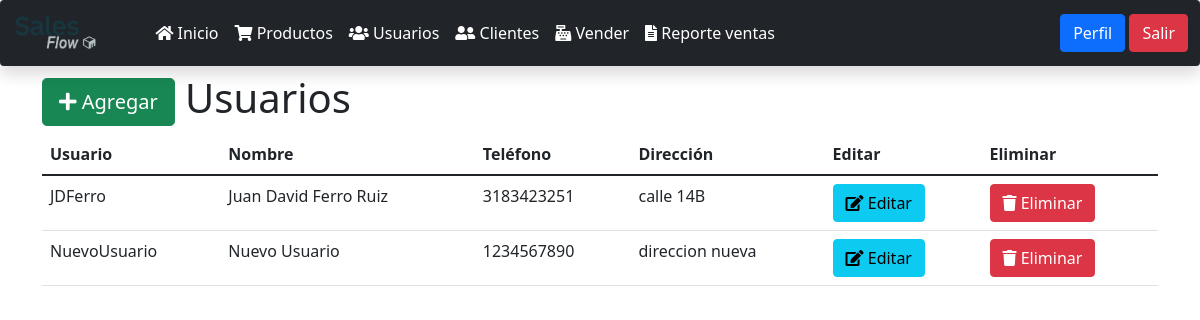
The app's page /usuarios.php with its own data.
### tables this page shows
CREATE TABLE IF NOT EXISTS usuarios(
    id BIGINT UNSIGNED NOT NULL AUTO_INCREMENT PRIMARY KEY,
    usuario VARCHAR(50) NOT NULL,
    nombre VARCHAR(255) NOT NULL,
    telefono VARCHAR(25) NOT NULL,
    direccion VARCHAR(255) NOT NULL,
    password VARCHAR(255) NOT NULL
);

### funciones.php (called while the page is built, shortened)
<?php
function obtenerUsuarios(){
    $sentencia = "SELECT id, usuario, nombre, telefono, direccion FROM usuarios";
    return select($sentencia);
}
function select($sentencia, $parametros = []){
    $bd = conectarBaseDatos();
    $respuesta = $bd->prepare($sentencia);
    $respuesta->execute($parametros);
    return $respuesta->fetchAll();
}
function conectarBaseDatos() {
    $host = getenv('DB_HOST') ?: 'mysql';
    $db   = getenv('DB_DATABASE') ?: 'ventas_php';
    $user = getenv('DB_USERNAME') ?: 'root';
    $pass = getenv('DB_PASSWORD') ?: '12345';
    $charset = 'utf8mb4';
    $options = [
        \PDO::ATTR_ERRMODE            => \PDO::ERRMODE_EXCEPTION,
        \PDO::ATTR_DEFAULT_FETCH_MODE => \PDO::FETCH_OBJ,
        \PDO::ATTR_EMULATE_PREPARES   => false,
    ];
    $dsn = "mysql:host=$host;dbname=$db;charset=$charset";
    try {
         $pdo = new \PDO($dsn, $user, $pass, $options);
         return $pdo;
    } catch (\PDOException $e) {
         throw new \PDOException($e->getMessage(), (int)$e->getCode());
    }
}

### usuarios.php (the view, shortened to what this page needs)
<?php
include_once "encabezado.php";
include_once "navbar.php";
include_once "funciones.php";
$usuarios = obtenerUsuarios();
?>
<div class="container">
    <h1>
        <a class="btn btn-success btn-lg" href="agregar_usuario.php">
            <i class="fa fa-plus"></i>
            Agregar
        </a>
        Usuarios
    </h1>
    <table class="table">
        <thead>
            <tr>
                <th>Usuario</th>
                <th>Nombre</th>
                <th>Teléfono</th>
                <th>Dirección</th>
                <th>Editar</th>
                <th>Eliminar</th>
            </tr>
        </thead>
        <tbody>
            <?php
            foreach($usuarios as $usuario){
            ?>
                <tr>
                    <td><?php echo $usuario->usuario; ?></td>
                    <td><?php echo $usuario->nombre; ?></td>
                    <td><?php echo $usuario->telefono; ?></td>
                    <td><?php echo $usuario->direccion; ?></td>
                    <td>
                        <a class="btn btn-info" href="editar_usuario.php?id=<?php echo $usuario->id; ?>">
                            <i class="fa fa-edit"></i>
                            Editar
                        </a>
                    </td>
                    <td>
                        <a class="btn btn-danger" href="eliminar_usuario.php?id=<?php echo $usuario->id; ?>">
                            <i class="fa fa-trash"></i>
                            Eliminar
                        </a>
                    </td>
                </tr>
            <?php } ?>
        </tbody>
    </table>
</div>

### records on screen
usuarios: usuario "JDFerro", nombre "Juan David Ferro Ruiz", telefono "3183423251", direccion "calle 14B"
usuarios: usuario "NuevoUsuario", nombre "Nuevo Usuario", telefono "1234567890", direccion "direccion nueva"
